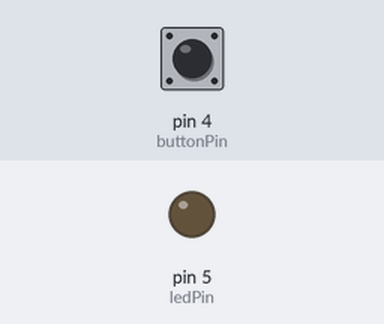
Bench run of a sketch on a simulated Arduino Uno, built with avr-gcc and run on an emulated ATmega328P. Parts: output pins drawn as LEDs (lit = HIGH). The test bench sets the inputs (shaded band); at power-on: pin 4 (buttonPin) LOW.

Above: at 1.2 s.
1.3 s: pin 4 (buttonPin) pulled HIGH for 0.15 s
At 1.37 s:
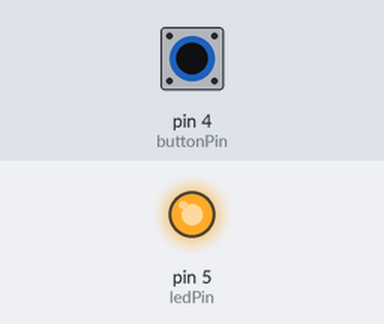
2.9 s: pin 4 (buttonPin) pulled HIGH for 3.2 s
At 6.5 s:
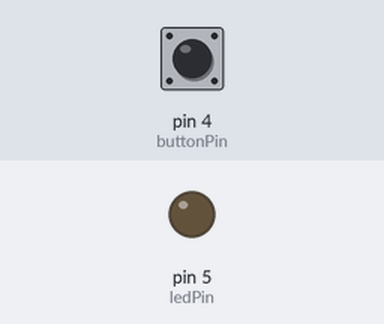
Timing chart, 0 to 8.0 s (numbered marks = the images above; inputs shaded):
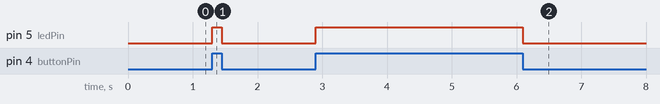

Measured:
- after the input at 1.3 s, pin 5 (ledPin): LOW → HIGH at once, → LOW 0.15 s later
- after the input at 2.9 s, pin 5 (ledPin): LOW → HIGH at once, → LOW 3.2 s later

The sketch:

task1.ino
```cpp
const int buttonPin = 4;     // the number of the pushbutton pin
const int ledPin =  5;       // the number of the LED pin

// variable for storing the pushbutton status
int buttonState = 0;

void setup() {
  // initialize the pushbutton pin as an input
  pinMode(buttonPin, INPUT);
  // initialize the LED pin as an output
  pinMode(ledPin, OUTPUT);
}

void loop() {
  // read the state of the pushbutton value
  buttonState = digitalRead(buttonPin);
  Serial.println(buttonState);
  // check if the pushbutton is pressed.
  // if it is, the buttonState is HIGH
  if (buttonState == HIGH) {
    // turn LED on
    digitalWrite(ledPin, HIGH);
  } else {
    // turn LED off
    digitalWrite(ledPin, LOW);
  }
}
```
